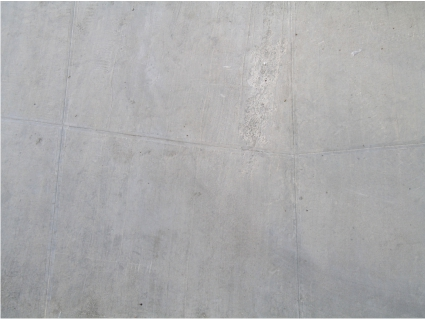
#> input picture DATA SET/CRACKS/3.jpg, 425 x 319 px, given in place of PS_2.bmp, which was not available
$ jupyter execute --allow-errors TraditionalML.ipynb   (older library calls are emulated)   (text cells are left out)
#> lines starting #> are read from the running program, lines starting #| are printed output that depends on the picture; after the words box and inside, x2 and y2 are one past the last pixel; in counts of white or black regions, pixels touching at a corner belong together; pictures that were not available may be replaced by others from this repository, and a replacement may not be noted
[cell 1]
from sklearn.model_selection import train_test_split
from sklearn.preprocessing import MinMaxScaler
from sklearn.neighbors import KNeighborsClassifier
from sklearn.svm import LinearSVC
from sklearn.svm import SVC
from sklearn.linear_model import LogisticRegression
from sklearn.tree import DecisionTreeClassifier
from sklearn.naive_bayes import GaussianNB
from sklearn.ensemble import RandomForestClassifier
from sklearn.neural_network import MLPClassifier
from sklearn.metrics import confusion_matrix
from sklearn.metrics import roc_curve, auc
from sklearn.metrics import precision_recall_curve, classification_report
from imutils import paths
import numpy as np
import argparse
import imutils
import cv2
import os
import matplotlib.pyplot as plt
from skimage.morphology import disk
from skimage.filters.rank import median
import math
import scipy.signal
from skimage.filters import rank
import skimage

[cell 2]
from google.colab import drive
drive.mount('/content/gdrive')

[cell 3]
args = {'training_dataset': '/content/gdrive/My Drive/knn_data/training', 'testing_dataset': '/content/gdrive/My Drive/knn_data/testing'}

imagePaths = list(paths.list_images(args["testing_dataset"]))
imagePaths_test = list(paths.list_images(args["training_dataset"]))

[cell 4]
# CV2 provides various options for thresholding. adaptive threshold gave better results than simple threshold
def threshold(imgOverlap,th, kkk):
  #thresh, blackAndWhiteImage = cv2.threshold(imgOverlap, th, 255, cv2.THRESH_OTSU)
  blackAndWhiteImage=cv2.adaptiveThreshold(imgOverlap,255,cv2.ADAPTIVE_THRESH_GAUSSIAN_C,\
                                           cv2.THRESH_BINARY,33,2)
  if kkk == True:
    for jj in range (blackAndWhiteImage.shape[0]):
      for kk in range (blackAndWhiteImage.shape[1]):
        if blackAndWhiteImage[jj][kk] == np.uint8(255):
          blackAndWhiteImage[jj][kk] = np.uint8(0)
        else:
          blackAndWhiteImage[jj][kk] = np.uint8(255)
  imgBw = blackAndWhiteImage
  return imgBw

# reducing noise by blurring and removing high frequency components
def median_filter(grayImg):
  medImg = cv2.medianBlur(grayImg,5)
  #medImg =scipy.signal.medfilt2d(grayImg,3)
  #medImg = (medImg + scipy.signal.medfilt2d(grayImg,3)).astype(np.uint8)
  return medImg

def Pt(x0, y0, x1, y1):
   points = []
   dx, dy = abs(x1 - x0), abs(y1 - y0)
   x, y = x0, y0
   sx = -1 if x0 > x1 else 1
   sy = -1 if y0 > y1 else 1
   if dx > dy:
      err = dx /2
      while x != x1:
         points.append((x, y))
         err -= dy
         if err < 0:
            y += sy
            err += dx
         x += sx
   else:
      err = dy / 2.0
      while y != y1:
         points.append((x, y))
         err -= dx
         if err < 0:
            x += sx
            err += dy
         y += sy
   points.append((x, y))
   return points

# creating structural elements in 6 directions which can open features in 6 different directions
def strel_line(length, degrees):
   if length >= 1:
      theta = degrees*np.pi/180
      x = round((length - 1) / 2 * np.cos(theta))
      y = -round((length - 1) / 2 * np.sin(theta))
      points = Pt(-x, -y, x, y)
      points_x = [point[0] for point in points]
      points_y = [point[1] for point in points]
      n_rows = int(2 * max([abs(point_y) for point_y in points_y]) + 1)
      n_columns = int(2 * max([abs(point_x) for point_x in points_x]) + 1)
      strel = np.zeros((n_rows, n_columns))
      rows = ([point_y + max([abs(point_y) for point_y in points_y]) for point_y in points_y])
      columns = ([point_x + max([abs(point_x) for point_x in points_x]) for point_x in points_x])
      idx = []
      for x in zip(rows, columns):
         idx.append(np.ravel_multi_index((int(x[0]), int(x[1])), (n_rows, n_columns)))
      strel.reshape(-1)[idx] = 1
      strel = strel.astype(np.uint8)
   return strel

def opening_img(medImg):
  SE = []
  for ii in range (6):
    SE.append(strel_line(15,ii*30))
  #medImg = cv2.cvtColor(medImg,cv2.COLOR_BGR2GRAY)
  imgOpen=np.zeros([6,np.shape(medImg)[0],np.shape(medImg)[1]])
  # Image opening in the six direction for each gray level image and Overlap Image to Single one
  for j in range (6):
    imgOpen[j]=cv2.morphologyEx(medImg, cv2.MORPH_OPEN, SE[j])
    if j==5:
      imgOverlap=imgOpen[0]
      for l in range (1,5):
        imgOverlap = cv2.addWeighted(imgOverlap,0.6,imgOpen[l],0.4,0.0)
        # np.dstackdst = cv.addWeighted(src1, alpha, src2, beta, 0.0)
  return imgOverlap

def pre_processing(grayImg):
  medImg = median_filter(grayImg)
  imgOverlap = opening_img(medImg)
  imgOverlap1 = np.uint8(imgOverlap)
  imgBw = threshold(imgOverlap1,127, kkk=False)
#> in threshold, `blackAndWhiteImage=cv2.adaptiveThreshold(imgOverlap,255,cv2.ADAPTIVE_T..`:
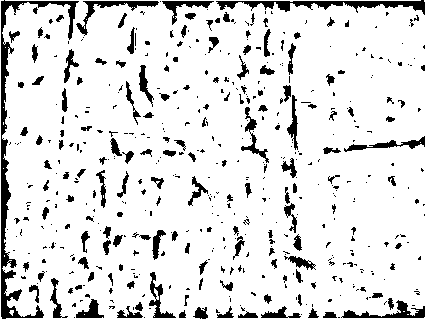
#> blackAndWhiteImage: shape (319, 425); 88% white; 497 black regions (347 under 20 px), largest, box (x1, y1, x2, y2) and area: (1, 0, 79, 319) 2569, (216, 0, 425, 15) 1170, (76, 1, 159, 36) 525
  kernel = cv2.getStructuringElement(cv2.MORPH_ELLIPSE,(3,3))
  imgBw21 = cv2.erode(imgBw, kernel, iterations = 1)
#> imgBw21: shape (319, 425); 79.8% white; 333 black regions (132 under 20 px), largest, box (x1, y1, x2, y2) and area: (0, 0, 80, 319) 4002, (75, 0, 425, 42) 2956, (322, 299, 425, 319) 852
  return imgBw21, medImg, imgOverlap

[cell 5]
image = cv2.imread('/content/gdrive/My Drive/knn_data/testing/pitted_surface/PS_2.bmp',0)
imgBw, medImg, imgOverlap = pre_processing(image)
fig,plot= plt.subplots(2,2,figsize=(10,10))
#plt.subplots_adjust(hspace=0.1, wspace=0.1)
plot[0,0].imshow(imgBw,cmap='gray')
plot[0,1].imshow(imgOverlap,cmap='gray')
plot[1,0].imshow(medImg,cmap='gray')
plot[1,1].imshow(image,cmap='gray')
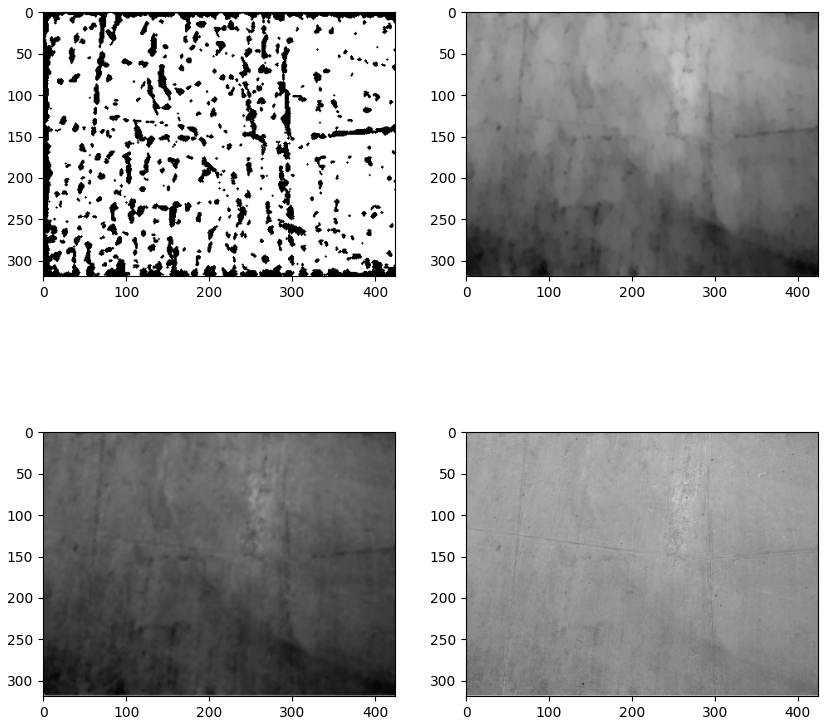
#> figure drawn by matplotlib, 4 panels

[cell 6]
def threshold(imgOverlap,th, kkk):
  #(thresh, blackAndWhiteImage) = cv2.threshold(imgOverlap, th, 255, cv2.THRESH_OTSU)
  blackAndWhiteImage=cv2.adaptiveThreshold(imgOverlap,255,cv2.ADAPTIVE_THRESH_GAUSSIAN_C,\
                                           cv2.THRESH_BINARY,19,1.9)
  if kkk == True:
    for jj in range (blackAndWhiteImage.shape[0]):
      for kk in range (blackAndWhiteImage.shape[1]):
        if blackAndWhiteImage[jj][kk] == np.uint8(255):
          blackAndWhiteImage[jj][kk] = np.uint8(0)
        else:
          blackAndWhiteImage[jj][kk] = np.uint8(255)
  imgBw = blackAndWhiteImage
  return imgBw

def gaussblur(sigma, grayImg):
#> called with sigma = 0.93
  grayImg = cv2.resize(grayImg, (0, 0), fx=2, fy=2)
  sigma1 = np.sqrt(max((sigma ** 2) - 1, 0.01))
  k = cv2.GaussianBlur(grayImg, (0, 0), sigmaX=sigma1, sigmaY=sigma1)
  return k

# laplacian of gaussian is used to retain the best features
def laplacian(imgg):
  ddepth = cv2.CV_16S
  dst = cv2.Laplacian(imgg, ddepth, ksize=3)
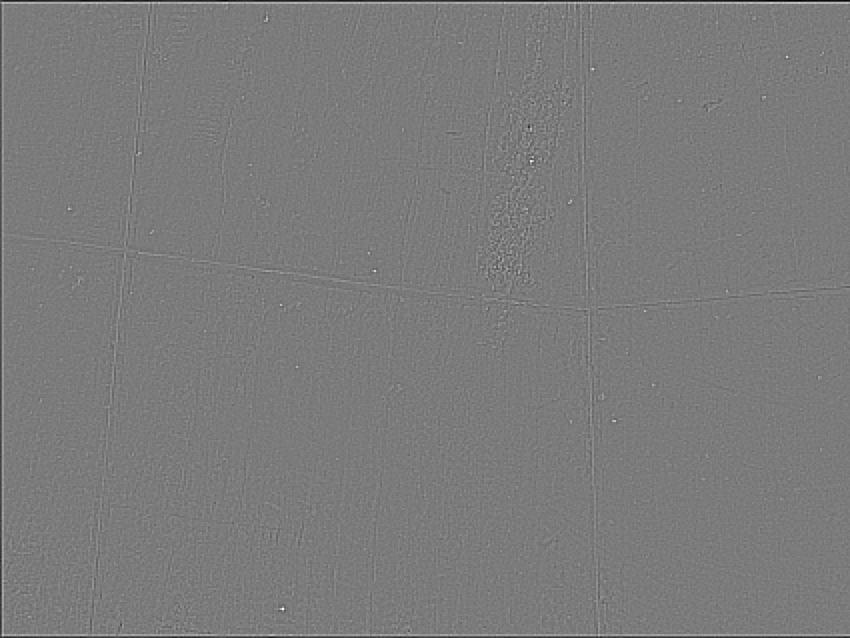
#> dst: shape (638, 850) int16; min -196, max 208, mean -0.2; drawn with min black and max white
  abs_dst = cv2.convertScaleAbs(dst)
  jk = abs_dst
  return jk

def pre_processing2(grayImg):
  medImg2 = gaussblur(0.93, grayImg)
  imgOverlap2 = laplacian(medImg2) #medImg2
  imgBw21 = threshold(imgOverlap2,127, kkk=True)
#> in threshold, `blackAndWhiteImage=cv2.adaptiveThreshold(imgOverlap,255,cv2.ADAPTIVE_T..`:
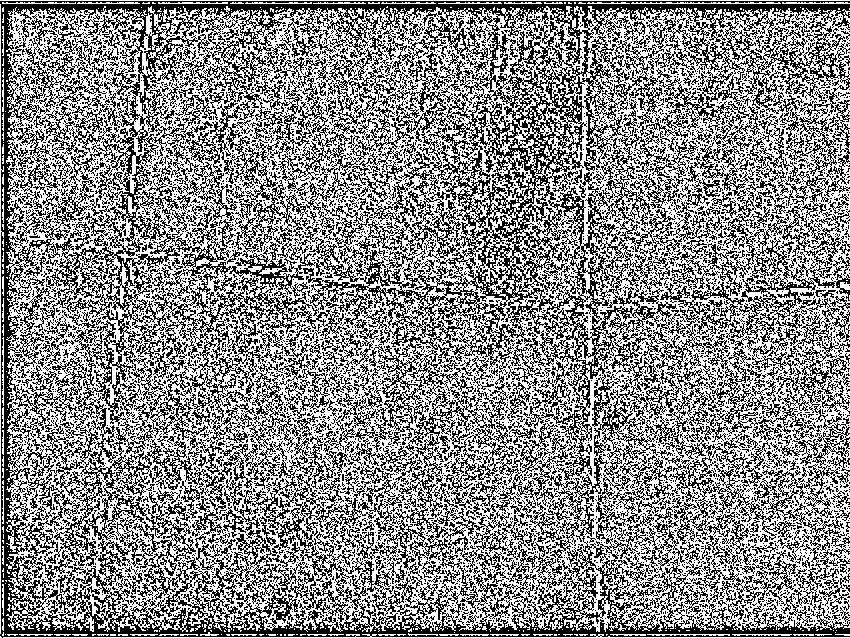
#> blackAndWhiteImage: shape (638, 850); 55.9% white; black in thin lines or dots
#> after the loop in threshold, `for jj in range (blackAndWhiteImage.shape[0]):`: blackAndWhiteImage: shape (638, 850); 44.1% white in thin lines or dots
  kernel2 = cv2.getStructuringElement(cv2.MORPH_ELLIPSE,(2,2))# kernel2 = np.ones((3,3),np.uint8)
  d = cv2.erode(imgBw21, kernel2, iterations = 2)
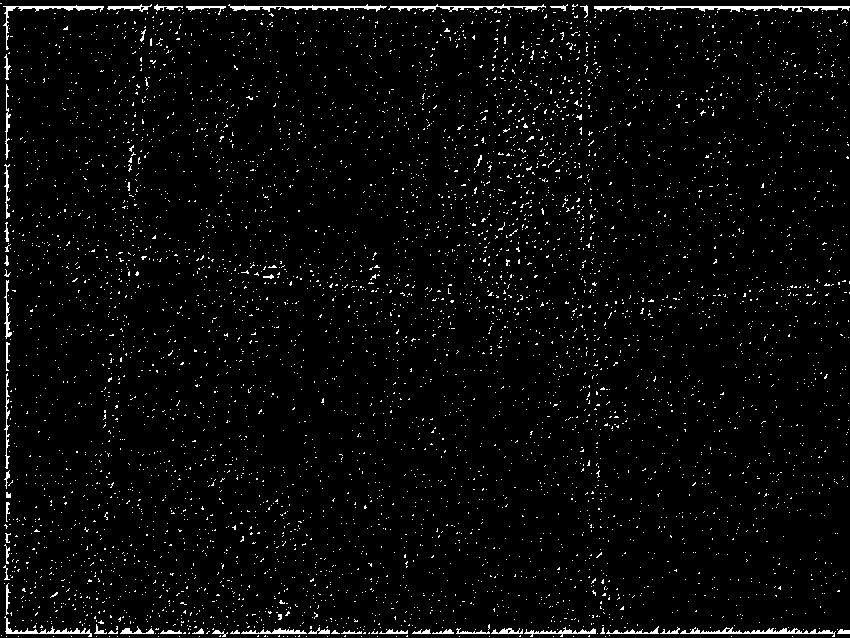
#> d: shape (638, 850); 3.2% white in thin lines or dots
  #kernel = np.ones((2,2),np.uint8)
  kernel = cv2.getStructuringElement(cv2.MORPH_ELLIPSE,(2,2))
  imgBw2 = cv2.dilate(d, kernel, iterations = 3)
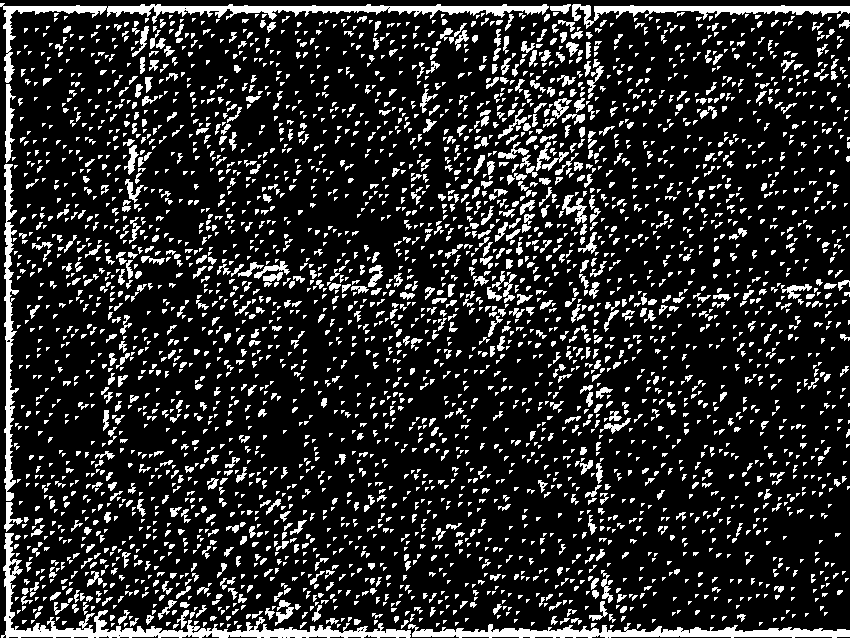
#> imgBw2: shape (638, 850); 16.3% white; 3538 white regions (2425 under 20 px), largest, box (x1, y1, x2, y2) and area: (1, 533, 411, 638) 4369, (0, 3, 549, 83) 4232, (408, 623, 850, 638) 3390
  return imgBw2, d, imgBw21, imgOverlap2, medImg2

[cell 7]
image = cv2.imread('/content/gdrive/My Drive/knn_data/testing/pitted_surface/PS_2.bmp', 0)
imgBw2, d, imgBw21, imgOverlap2, medImg2 = pre_processing2(image)
fig,plot= plt.subplots(2,3,figsize=(15,10))
#plt.subplots_adjust(hspace=0.1, wspace=0.1)
plot[0,0].imshow(imgBw2,cmap='gray')
plot[0,1].imshow(d,cmap='gray')
plot[0,2].imshow(imgBw21,cmap='gray')
plot[1,0].imshow(imgOverlap2,cmap='gray')
plot[1,1].imshow(medImg2,cmap='gray')
plot[1,2].imshow(image,cmap='gray')
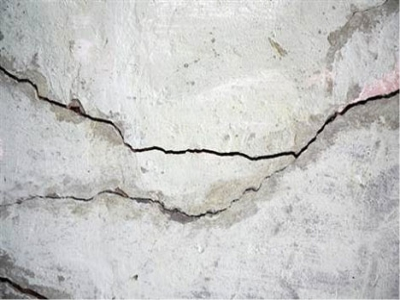
#> input picture DATA SET/CRACKS/4.jpg, 400 x 300 px, given in place of PS_11.bmp, which was not available

[cell 8]
def pre_processing3(img,d1,d2):
  # histogram equalization & intensity rescaling to counter uneven brightness
#> called with d1 = 76, d2 = 3
  img_rescale = skimage.exposure.equalize_hist(img)#clip_limit=0.1)
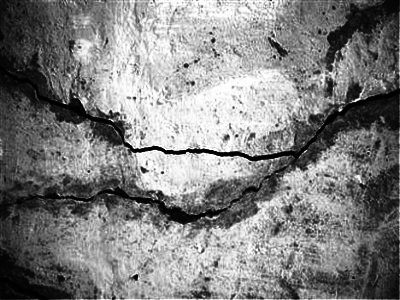
#> img_rescale: shape (300, 400) float64; min 2.5e-05, max 1, mean 0.506
  img_eq = rank.equalize(img_rescale, selem=disk(d1))
  #p2, p98 = np.percentile(img_rescale, (15, 85))
  #img_eq = skimage.exposure.rescale_intensity(img_rescale, in_range=(p2, p98))
  noisy_image = img_eq
  noise = np.random.random(noisy_image.shape)
  noisy_image[noise > 0.99] = 255
  noisy_image[noise < 0.01] = 0
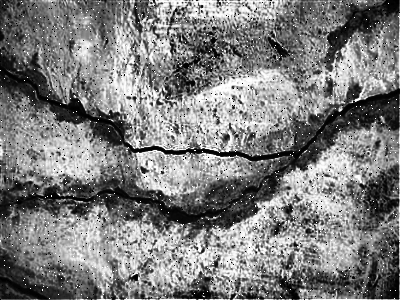
#> noisy_image: shape (300, 400); min 0, max 255, mean 125.7
  img111 = median(np.uint8(noisy_image), disk(d2))
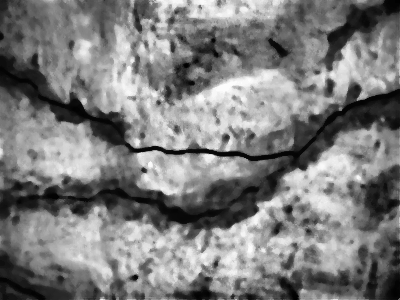
#> img111: shape (300, 400); min 0, max 253, mean 125.1
  #thresh, img112 = cv2.threshold(img111, 98, 255, cv2.THRESH_OTSU)
  return img111, img_eq, img_rescale

[cell 9]
image = cv2.imread('/content/gdrive/My Drive/knn_data/testing/pitted_surface/PS_11.bmp',0)
img111, img_eq, img_rescale = pre_processing3(image,76,3)
fig,plot= plt.subplots(2,2,figsize=(10,10))
#plt.subplots_adjust(hspace=0.1, wspace=0.1)
plot[0,0].imshow(img111,cmap='gray')
plot[0,1].imshow(img_eq,cmap='gray')
plot[1,0].imshow(img_rescale,cmap='gray')
plot[1,1].imshow(image,cmap='gray')

[cell 10]
# Converting image into a 1D array by flattening it
def image_to_feature_vector(image, size=(32, 32)):
    return cv2.resize(image, size).flatten()

# extracting histogram of the image to use as feature vector
# [10 lines left out: functions extract_color_histogram, extract_BW_histogram, not called in this run]

def prepare_data(imagePaths):
    rawImages, features, labels, preprocIm, preprocF, preprocIm1, preprocF1, preprocIm2, preprocF2 = [],[],[],[],[],[],[],[],[]
    # extracting labels of training data
    for (i, imagePath) in enumerate(imagePaths):
        image = cv2.imread(imagePath)
#> image is the input picture: shape (319, 425, 3); mean B, G, R 173.2, 172.2, 172.3
